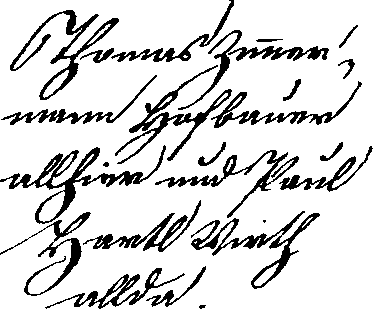
#> input picture GT/10_16.png, 378 x 315 px, given in place of 63-IMG_MAX_881468.jpg, which was not available
$ python augmentation_creator.py
#> lines starting #> are read from the running program, lines starting #| are printed output that depends on the picture; after the words box and inside, x2 and y2 are one past the last pixel; in counts of white or black regions, pixels touching at a corner belong together; pictures that were not available may be replaced by others from this repository, and a replacement may not be noted
#> further down, img is the input picture: shape (315, 378, 3); 85.3% white; 25 black regions (1 under 20 px), largest, box (x1, y1, x2, y2) and area: (0, 145, 166, 224) 2093, (191, 211, 320, 289) 1687, (10, 10, 119, 100) 1623

import os
import numpy as np
import cv2
from PIL import Image
from skimage.util import random_noise

IMG_MODEL_SIZE = 256


# [4 lines left out: function rotate_img, not called in this run]


def rotate():
   ...


def invert(image):
    return 255 - image


def cut_image(img, step):
    # print('cutting', img.shape)
#> called with step = 256
    width = img.shape[1]
#> width = 378
    height = img.shape[0]
#> height = 315
    delta_x = step
    delta_y = step
    cuts = []
    curr_x = 0
    curr_y = 0
    # step = 128
    fourcc = cv2.VideoWriter_fourcc('F', 'M', 'P', '4')
    out_name = 'D:\\Roe\\Medium\\paper_to\\unet\\figs\\step'+ str(step) + '.mp4'
    out_cut = cv2.VideoWriter(out_name, fourcc, 20, (img.shape[1], img.shape[0]))
    first = True
    while curr_x + IMG_MODEL_SIZE < width:
        curr_y = 0
        while curr_y + IMG_MODEL_SIZE < height:
            cuts.append(img[curr_y:curr_y + IMG_MODEL_SIZE, curr_x:curr_x + IMG_MODEL_SIZE])
            cv2.rectangle(img, (curr_x, curr_y), (curr_x + IMG_MODEL_SIZE, curr_y + IMG_MODEL_SIZE), (127, 127, 127), 2)
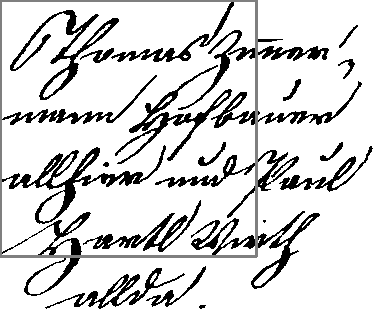
#> img: shape (315, 378, 3); 2.14% of pixels changed, all inside (x1, y1, x2, y2) = (0, 0, 258, 258)
            if first and curr_x == 3 * step:
                first = False
                #cv2.rectangle(img, (0, 0), (0 + IMG_MODEL_SIZE, 0 + IMG_MODEL_SIZE), (255, 255, 255), 6)
            cv2.imshow('w', cv2.resize(img, (0,0), fx=0.5, fy=0.5))
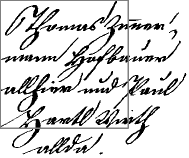
#> window 'w': shape (158, 189, 3); min 0, max 255, mean 215.4
            #cv2.imshow('', img[yy:yy+delta_y, xx:xx+delta_x])
            cv2.waitKey(100)
            out_cut.write(img)
            cv2.imwrite('D:\\Roe\\Medium\\paper_to\\unet\\figs\\63-IMG_MAX_881468_cut.jpg', img)
            curr_y += step
        curr_x += step
    out_cut.release()

    return cuts


def myFunc(img):
    print('This is another function.')

def myFunc2():
    print('This is another function2.')


# [186 lines left out: functions noise, create_augmentation, convert, check_files, rename_dataset, invert, not called in this run]


import sys
if __name__ == '__main__':
    root = 'D:\\Roe\\Medium\\data'

    img = cv2.imread('D:\\Roe\\Medium\\paper_to\\unet\\figs\\63-IMG_MAX_881468.jpg')
    cut_image(img, 256)
    # [5 lines of commented-out code are left out]

$ run again, on GT/Persian06.png
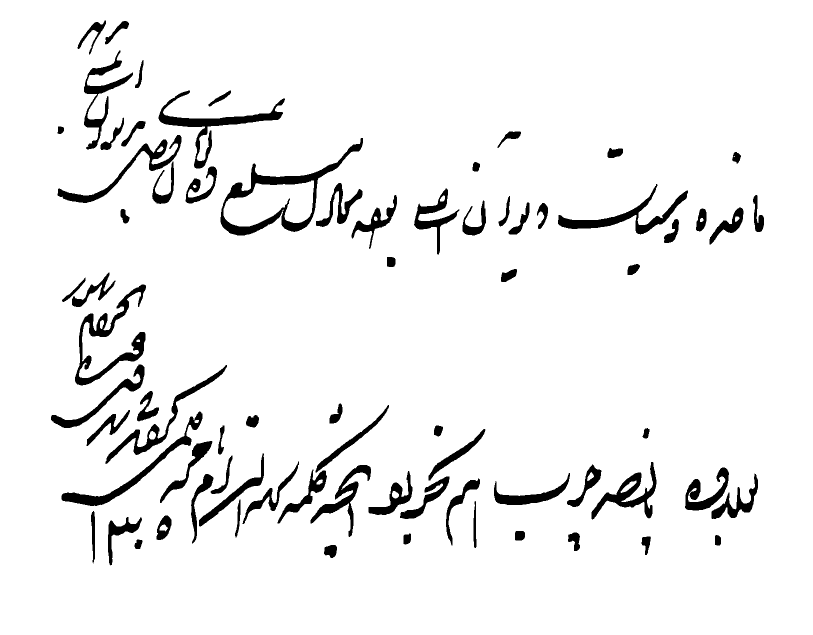
#> input picture GT/Persian06.png, 1625 x 1269 px, given in place of 63-IMG_MAX_881468.jpg, which was not available (shown at 1/2 size)
#> img is the input picture: shape (1269, 1625, 3); 94.4% white; 75 black regions, largest, box (x1, y1, x2, y2) and area: (441, 276, 726, 471) 8356, (150, 569, 292, 771) 6170, (317, 181, 570, 337) 5731
#> in cut_image, `cv2.rectangle(img, (curr_x, curr_y), (curr_x + IMG_MODEL_SIZE, curr_y ..`:
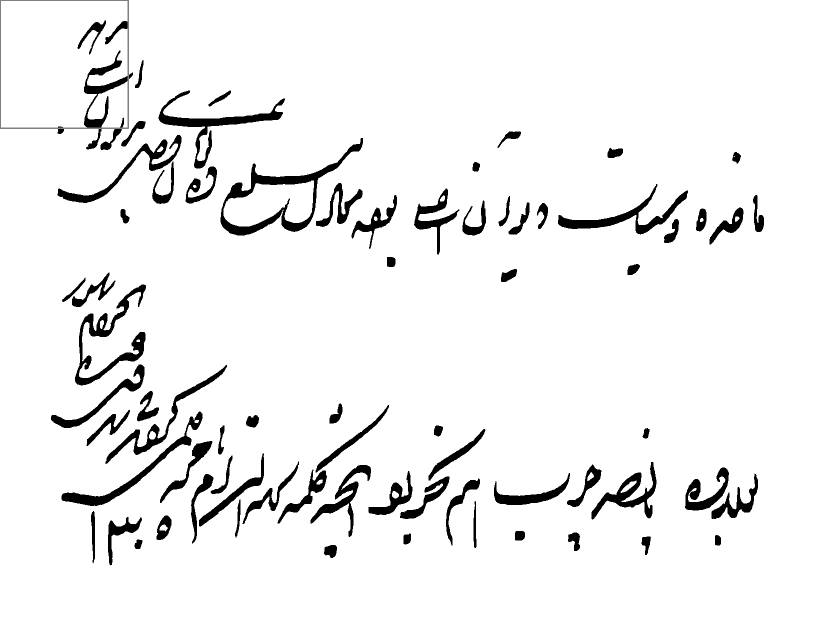
#> img: shape (1269, 1625, 3) (shown at 1/2 size); 0.12% of pixels changed, all inside (x1, y1, x2, y2) = (0, 0, 258, 258)
#> in cut_image, `cv2.imshow('w', cv2.resize(img, (0,0), fx=0.5, fy=0.5))`:
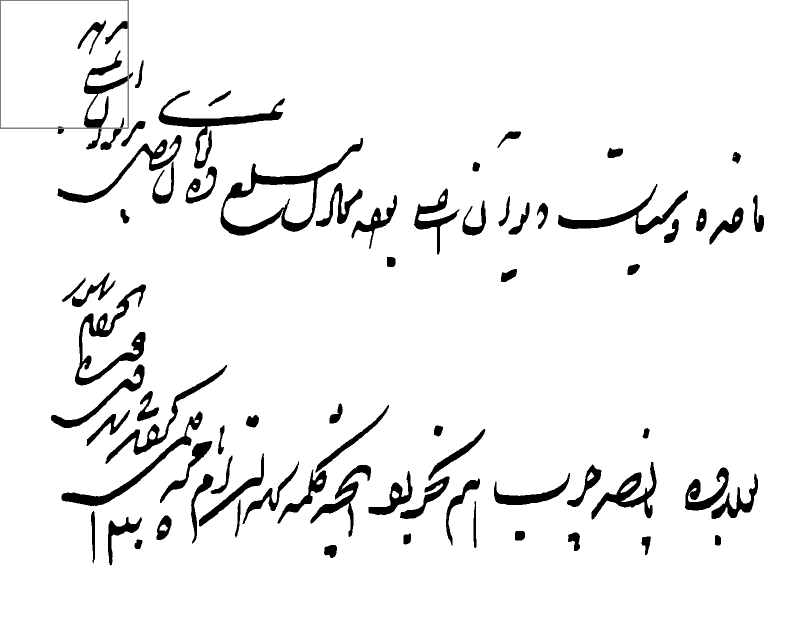
#> window 'w': shape (634, 812, 3); min 0, max 255, mean 240.5
